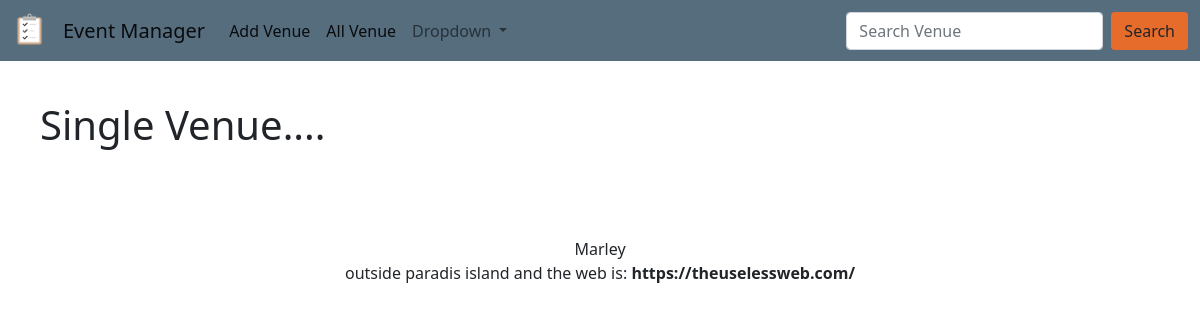
The app's page /venue_detail/3 with its own data.
### events/models.py (models this page shows)
class Venue(models.Model):
    name=models.CharField(max_length=120)
    address=models.CharField(max_length=520)
    zip_code=models.CharField(max_length=45)
    phone=models.CharField(max_length=45, blank=True)
    web_address=models.URLField(max_length=120,blank=True)
    email_address=models.EmailField(max_length=254,blank=True)
    def __str__(self):
        return self.name

### events/views.py (the view)
# urls.py: path('venue_detail/<venue_id>',views.venue_detail, name='venue-detail'),
def venue_detail(request, venue_id):
    venue= Venue.objects.get(pk=venue_id)
    context={
        'venue':venue
    }
    return render(request,'venue_detail.html',context)

### templates/venue_detail.html (shortened to what this page needs)
{% extends 'base.html' %}
{% block body %}
    <h1 class='m-3 p-4'>Single Venue....</h1>
    <br> <br>
    <center>
    {{venue}} <br>{{venue.address}} and the web is: <strong> {{venue.web_address}}</strong>
    </center>
{% endblock body %}

### records on screen
Venue: name "Marley", address "outside paradis island", web_address "https://theuselessweb.com/"
